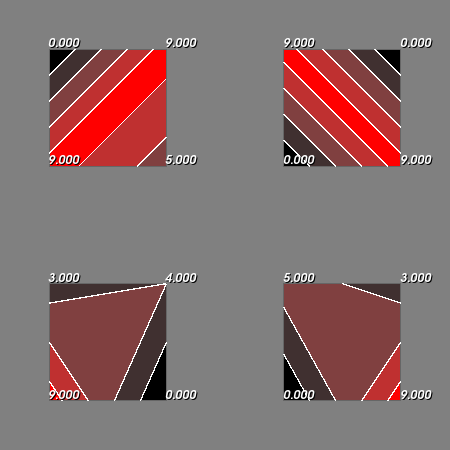

This figure's Python source:
#!/usr/bin/env python

# Demonstrate vtkBandedPolyDataContourFilter with cells whose scalar values
# do not monotonously climb from minimum to maximum. Shows contour bands,
# cell edges, contour edges, and scalar labels on a 4x4 grid.

# Factory overrides
import vtkmodules.vtkInteractionStyle  # noqa: F401
import vtkmodules.vtkRenderingFreeType  # noqa: F401
import vtkmodules.vtkRenderingOpenGL2  # noqa: F401

from vtkmodules.vtkCommonCore import vtkDoubleArray, vtkLookupTable, vtkPoints
from vtkmodules.vtkCommonDataModel import vtkCellArray, vtkPolyData
from vtkmodules.vtkCommonExecutionModel import vtkTrivialProducer
from vtkmodules.vtkFiltersCore import vtkExtractEdges
from vtkmodules.vtkFiltersModeling import vtkBandedPolyDataContourFilter
from vtkmodules.vtkRenderingCore import (
    vtkActor,
    vtkActor2D,
    vtkPolyDataMapper,
    vtkRenderWindow,
    vtkRenderWindowInteractor,
    vtkRenderer,
)
from vtkmodules.vtkRenderingLabel import vtkLabeledDataMapper

# Build a 4x4 grid of points
points = vtkPoints()
scalars = vtkDoubleArray()
for y in [0, 1, 2, 3]:
    for x in [0, 1, 2, 3]:
        points.InsertNextPoint([x, y, 0])

# Non-monotonic scalar values
for v in [9, 0, 0, 9,
          3, 4, 5, 3,
          9, 5, 0, 9,
          0, 9, 9, 0]:
    scalars.InsertNextValue(v)

# Quad cells
polys = vtkCellArray()
for cell in [[0, 1, 5, 4], [2, 3, 7, 6], [8, 9, 13, 12], [10, 11, 15, 14]]:
    polys.InsertNextCell(4)
    for p in cell:
        polys.InsertCellPoint(p)

poly_data = vtkPolyData()
poly_data.SetPoints(points)
poly_data.GetPointData().SetScalars(scalars)
poly_data.SetPolys(polys)

producer = vtkTrivialProducer()
producer.SetOutput(poly_data)

# Generate contour bands
bands = vtkBandedPolyDataContourFilter()
bands.SetScalarModeToIndex()
bands.GenerateContourEdgesOn()
bands.ClippingOff()
bands.SetInputConnection(producer.GetOutputPort())

# Set contour values
clip_values = [0, 2, 4, 6, 8, 10]
for v in clip_values:
    bands.SetValue(clip_values.index(v), v)
bands.Update()

# Map indices to clip values
out_indices = bands.GetOutput().GetCellData().GetArray("Scalars")
out_scalars = vtkDoubleArray()
out_scalars.SetName("values")
out_scalars.SetNumberOfTuples(out_indices.GetNumberOfTuples())
for i in range(out_indices.GetNumberOfTuples()):
    index = int(out_indices.GetValue(i))
    out_scalars.SetComponent(i, 0, bands.GetValue(index))

# Output data with mapped values
poly = vtkPolyData()
poly.ShallowCopy(bands.GetOutput())
poly.GetCellData().SetScalars(out_scalars)

# Lookup table
lookup_table = vtkLookupTable()
lookup_table.SetRange(clip_values[0], clip_values[-1])
lookup_table.SetRampToLinear()
lookup_table.SetHueRange(1, 1)
lookup_table.SetSaturationRange(0, 1)
lookup_table.SetValueRange(0, 1)
lookup_table.SetNumberOfColors(len(clip_values) - 1)

# Contour bands mapper and actor
bands_mapper = vtkPolyDataMapper()
bands_mapper.SetInputDataObject(poly)
bands_mapper.ScalarVisibilityOn()
bands_mapper.SetScalarModeToUseCellData()
bands_mapper.SetScalarRange(out_scalars.GetRange())
bands_mapper.SetLookupTable(lookup_table)
bands_mapper.UseLookupTableScalarRangeOn()

bands_actor = vtkActor()
bands_actor.SetMapper(bands_mapper)

# Cell edges
band_cell_edges = vtkExtractEdges()
band_cell_edges.SetInputDataObject(poly)

band_cell_edges_mapper = vtkPolyDataMapper()
band_cell_edges_mapper.ScalarVisibilityOff()
band_cell_edges_mapper.SetInputConnection(band_cell_edges.GetOutputPort())

band_cell_edges_actor = vtkActor()
band_cell_edges_actor.SetMapper(band_cell_edges_mapper)
band_cell_edges_actor.GetProperty().SetColor(0.4, 0.4, 0.4)

# Contour edges from BPDCF
band_edges_mapper = vtkPolyDataMapper()
band_edges_mapper.SetInputConnection(bands.GetOutputPort(1))

band_edges_actor = vtkActor()
band_edges_actor.SetMapper(band_edges_mapper)
band_edges_actor.GetProperty().SetColor(1, 1, 1)
band_edges_actor.GetProperty().SetLineWidth(1.3)

# Scalar labels
scalar_value_mapper = vtkLabeledDataMapper()
scalar_value_mapper.SetInputConnection(producer.GetOutputPort())
scalar_value_mapper.SetLabelModeToLabelScalars()
scalar_value_mapper.SetLabelFormat("{:1.3f}")

scalar_value_actor = vtkActor2D()
scalar_value_actor.SetMapper(scalar_value_mapper)

# Renderer and camera
renderer = vtkRenderer()
renderer.AddViewProp(bands_actor)
renderer.AddViewProp(band_cell_edges_actor)
renderer.AddViewProp(band_edges_actor)
renderer.AddViewProp(scalar_value_actor)
renderer.SetBackground(0.5, 0.5, 0.5)

# Window
render_window = vtkRenderWindow()
render_window.SetSize(450, 450)
render_window.AddRenderer(renderer)
render_window.SetWindowName("banded contour non monotonous")

# Scene
camera = renderer.GetActiveCamera()
camera.SetPosition(1.5, 1.5, 1)
camera.SetFocalPoint(1.5, 1.5, 0)
camera.SetViewUp(0, 1, 0)
camera.SetViewAngle(125)

# Interactor
interactor = vtkRenderWindowInteractor()
interactor.SetRenderWindow(render_window)

interactor.Initialize()
interactor.Start()
